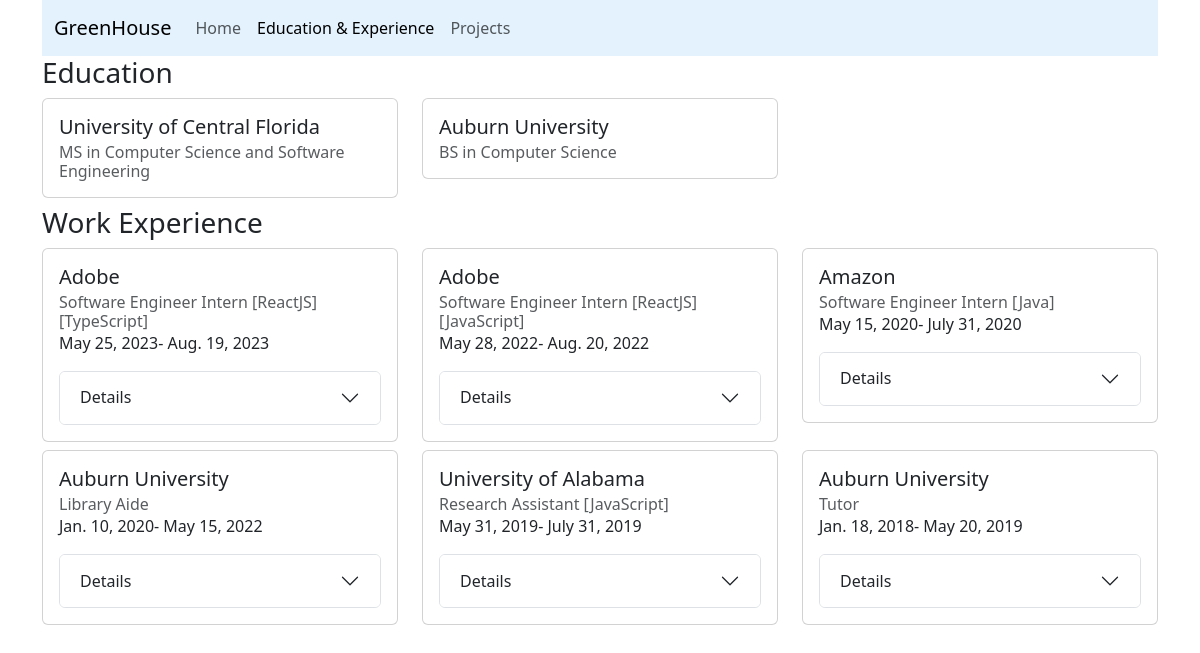
The page /exp/ on the database its author committed.
### exp/models.py (models this page shows, shortened)
class Edu(models.Model):
    name = models.CharField(max_length=100)
    degree = models.CharField(max_length=100)
    major = models.CharField(max_length=100)

class Experience(models.Model):
    company = models.CharField(max_length=100)
    title = models.CharField(max_length=50)
    desc = models.TextField()
    techUsed = models.ManyToManyField(Tech, blank=True)
    start = models.DateField(default="1998-12-25")
    end = models.DateField(default="1998-12-25")
    class Meta:
        ordering = ["-start"]

class Tech(models.Model):
    name = models.CharField(max_length=30)

### exp/views.py (the view)
# urls.py: path("", landingviews.index),
def index(request):
    edus = Edu.objects.all()
    exps = Experience.objects.all()
    techs = Tech.objects.all()
    context = {"edus" : edus, "exps" : exps, "techs": techs}
    return render(request, "exp.html", context)

### templates/exp.html (shortened to what this page needs)
<html>
    <head>
        <link
        href="https://cdn.jsdelivr.net/npm/bootstrap@5.3.3/dist/css/bootstrap.min.css"
        rel="stylesheet"
>
    </head>
    <body>
        {% block page_content %}
        <div class="container">
            <nav class="navbar sticky-top justify-content-center navbar-expand-lg" style="background-color: #e3f2fd;">
                <div class="container-fluid">
                    <a class="navbar-brand" aria-current="page" href="#">GreenHouse</a>
                    <div class="collapse navbar-collapse" id="navbarNavAltMarkup">
                        <div class = "navbar-nav">
                            <a class="nav-link" aria-current="page" href="..">Home</a>
                            <a class="nav-link active" aria-current="page" href="../exp">Education &amp Experience</a>
                            <a class="nav-link" aria-current="page" href="../projects">Projects</a>
                        </div>
                    </div>
                </div>
            </nav>
            <h3>Education</h3>
            <div class="row">
                {% for edu in edus %}
                <div class ="col-md-4">
                    <div class="card mb-2">
                        <div class="card-body">
                            <h5 class="card-title">{{edu.name}}</h5>
                            <h6 class="card-subtitle text-body-secondary"> {{edu.degree}} in {{edu.major}}</h6>
                        </div>
                    </div>
                </div>
                {%endfor%}
            </div>
            <h3>Work Experience</h3>
            <div class="row">
                {% for exp in exps %}
                <div class ="col-md-4">
                    <div class="card mb-2">
                        <div class="card-body">
                            <h5 class="card-title">{{exp.company}}</h5>
                            <h6 class="card-subtitle text-body-secondary"> {{exp.title}}
                                {%for t1 in exp.techUsed.all %}
                                    {%for t2 in techs %}
                                        {%if t1.id == t2.id %}
                                            [{{t2.name}}]
                                        {% endif %}
                                    {% endfor %}
                                {% endfor %}
                            </h6>
                            <p class="card-text"> {{exp.start}}- {{exp.end}}</p>
                            <div class="accordion" id="accordionExample">
                                <div class="accordion-item">
                                  <h2 class="accordion-header">
                                    <button class="accordion-button collapsed" type="button" data-bs-toggle="collapse" data-bs-target="#collapse{{exp.id}}" aria-expanded="true" aria-controls="collapseOne">
                                      Details
                                    </button>
                                  </h2>
                                </div>
                            </div>
                        </div>
                    </div>
                </div>
                {%endfor%}
            </div>
        </div>
        {% endblock %}
    </body>
</html>

### rows shown on the page
Edu: name "University of Central Florida", degree "MS", major "Computer Science and Software Engineering"
Edu: name "Auburn University", degree "BS", major "Computer Science"
Experience: company "Adobe", title "Software Engineer Intern", start "May 25, 2023", end "Aug. 19, 2023"
Tech: name "ReactJS"
Tech: name "TypeScript"
Experience: company "Adobe", title "Software Engineer Intern", start "May 28, 2022", end "Aug. 20, 2022"
Tech: name "JavaScript"
Experience: company "Amazon", title "Software Engineer Intern", start "May 15, 2020", end "July 31, 2020"
Tech: name "Java"
Experience: company "Auburn University", title "Library Aide", start "Jan. 10, 2020", end "May 15, 2022"
Experience: company "University of Alabama", title "Research Assistant", start "May 31, 2019", end "July 31, 2019"
Experience: company "Auburn University", title "Tutor", start "Jan. 18, 2018", end "May 20, 2019"
